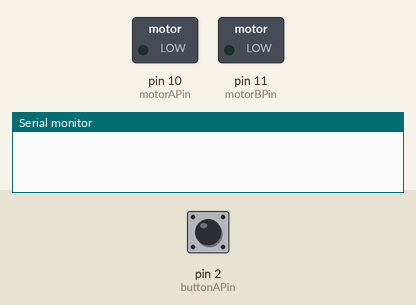
Bench run of a sketch on a simulated Arduino Uno, built with avr-gcc and run on an emulated ATmega328P. On the bench: switched loads named in the sketch (green lamp = pin HIGH), the last lines printed to the serial monitor. Inputs (shaded band) come from the test bench; at power-on: pin 2 (buttonAPin) LOW.

Above: at 1.2 s.
1.3 s: pin 2 (buttonAPin) pulled HIGH for 0.15 s
At 1.8 s:
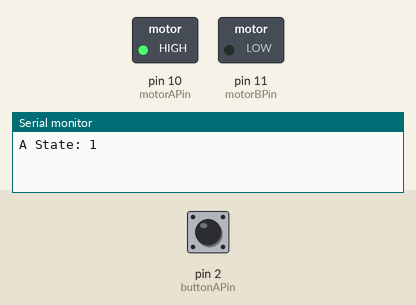
3.4 s: pin 2 (buttonAPin) pulled HIGH for 1 s
At 4.8 s:
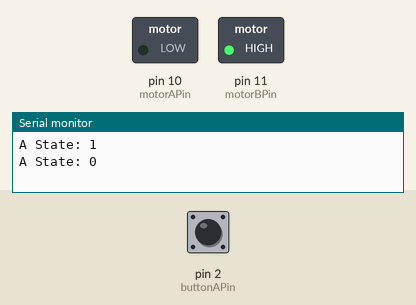
6.4 s: pin 2 (buttonAPin) pulled HIGH for 3.2 s
At 10.6 s:
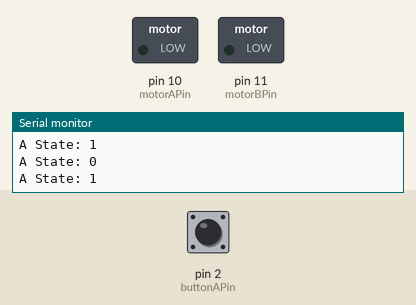
Timing chart, 0 to 12.1 s (numbered marks = the images above; inputs shaded):
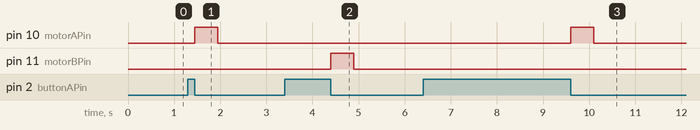

Measured:
- after the input at 1.3 s, pin 10 (motorAPin): LOW → HIGH after 0.15 s, → LOW 0.50 s later
- after the input at 3.4 s, pin 11 (motorBPin): LOW → HIGH after 1.0 s, → LOW 0.50 s later
- after the input at 6.4 s, pin 10 (motorAPin): LOW → HIGH after 3.2 s, → LOW 0.50 s later

The sketch:

Code.ino
```cpp
int buttonAPin = 2;     // Pin where the button is connected
int buttonAState = 0;   // Variable to hold the button state
int lastButtonAState = 0; // Variable to hold the last button state
int toggleState = 0;   // Variable to hold the toggle state (0 or 1)


int motorAPin = 10; // Pin for Motor A
int motorBPin = 11; // Pin for Motor B


void setup() {
  pinMode(buttonAPin, INPUT); // Set button pin as input


  pinMode(motorAPin, OUTPUT); // Set motor A pin as output
  pinMode(motorBPin, OUTPUT); // Set motor B pin as output


  Serial.begin(9600); // Initialize serial communication at 9600 baud rate
}

void loop() {


  buttonAState = digitalRead(buttonAPin); // Read the current state of the button

  // Check if the button state has changed from the last state (indicating a press)
  if (buttonAState != lastButtonAState) {
    if (buttonAState == LOW) { // Button is pressed (LOW)
      toggleState = !toggleState; // Toggle the state (0 -> 1 or 1 -> 0)
      Serial.print("A State: ");
      Serial.println(toggleState); // Print the current toggle state

      if (toggleState == 1) {
        // Activate the motor for 0.5 seconds
        digitalWrite(motorAPin, HIGH);
        digitalWrite(motorBPin, LOW);
        delay(500); // Wait for 0.5 seconds

        // Stop the motor
        digitalWrite(motorAPin, LOW);
        digitalWrite(motorBPin, LOW);
      }

      if (toggleState == 0) {
        // Activate the motor for 0.5 seconds
        digitalWrite(motorAPin, LOW);
        digitalWrite(motorBPin, HIGH);
        delay(500); // Wait for 0.5 seconds for

        // Stop the motor
        digitalWrite(motorAPin, LOW);
        digitalWrite(motorBPin, LOW);
      }
    }
    // Debounce delay to avoid multiple toggles due to noise
    delay(50);
  }

  lastButtonAState = buttonAState; // Update the last button state
}
```
